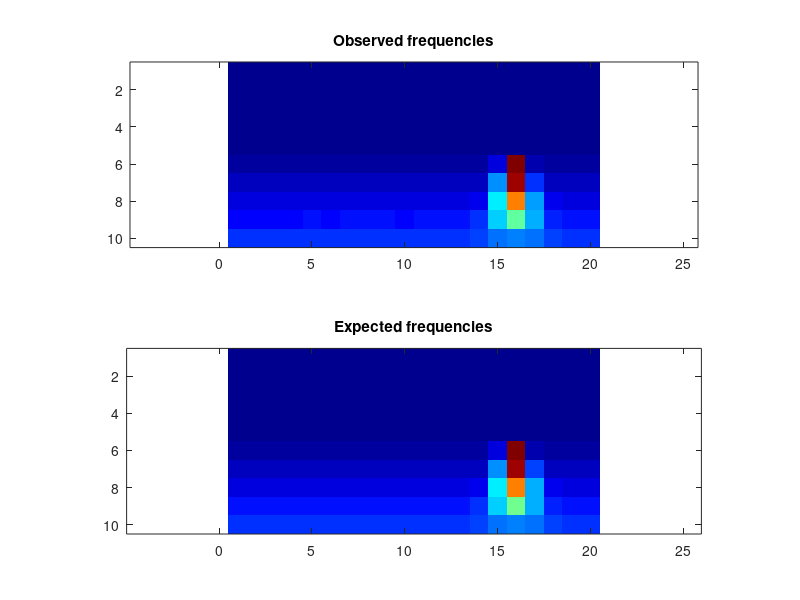

This chart was generated by the following MATLAB code:
obsFrequencies = [ 0, 0, 0, 0, 0, 0, 0, 0, 0, 0, 0, 0, 0, 0, 0, 0, 0, 0, 0, 0; 0, 0, 0, 0, 0, 0, 0, 0, 0, 0, 0, 0, 0, 0, 0, 0, 0, 0, 0, 0; 0, 0, 0, 0, 0, 0, 0, 0, 0, 0, 0, 0, 0, 0, 0, 0, 0, 0, 0, 0; 0, 0, 0, 0, 0, 0, 0, 0, 0, 0, 0, 0, 0, 0, 0, 0, 0, 0, 0, 0; 0, 0, 0, 0, 0, 0, 0, 0, 0, 0, 0, 0, 0, 0, 0, 0, 0, 0, 0, 0; 1152, 1223, 1208, 1130, 1243, 1226, 1198, 1179, 1242, 1262, 1177, 1163, 1183, 1189, 6108, 67056, 3088, 1264, 1210, 1226; 3723, 3587, 3537, 3618, 3596, 3591, 3535, 3555, 3658, 3537, 3654, 3642, 3577, 3558, 16805, 64079, 11409, 3660, 3735, 3641; 6078, 6141, 5989, 5909, 5987, 5921, 5979, 5987, 5915, 6044, 5979, 5886, 5975, 6914, 23337, 49981, 18770, 6584, 5846, 6048; 8283, 8357, 8278, 8351, 8419, 8264, 8413, 8458, 8437, 8338, 8437, 8476, 8521, 10846, 21824, 31373, 19546, 9844, 8653, 8472; 10954, 10863, 10677, 10984, 10755, 10737, 10912, 10897, 10808, 10979, 10729, 10804, 11263, 12481, 15084, 16428, 14760, 12288, 11258, 11042 ];
expFrequencies = [ 0, 0, 0, 0, 0, 0, 0, 0, 0, 0, 0, 0, 0, 0, 0, 0, 0, 0, 0, 0; 0, 0, 0, 0, 0, 0, 0, 0, 0, 0, 0, 0, 0, 0, 0, 0, 0, 0, 0, 0; 0, 0, 0, 0, 0, 0, 0, 0, 0, 0, 0, 0, 0, 0, 0, 0, 0, 0, 0, 0; 0, 0, 0, 0, 0, 0, 0, 0, 0, 0, 0, 0, 0, 0, 0, 0, 0, 0, 0, 0; 0, 0, 0, 0, 0, 0, 0, 0, 0, 0, 0, 0, 0, 0, 0, 0, 0, 0, 0, 0; 1200, 1200, 1200, 1200, 1200, 1200, 1200, 1200, 1200, 1200, 1200, 1200, 1200, 1200.37, 6077.55, 66982, 3087.4, 1200.06, 1200, 1200; 3600, 3600, 3600, 3600, 3600, 3600, 3600, 3600, 3600, 3600, 3600, 3600, 3600.03, 3674.52, 16800.8, 64151.5, 11567.2, 3628.99, 3600.01, 3600; 6000, 6000, 6000, 6000, 6000, 6000, 6000, 6000, 6000, 6000, 6000, 6000.02, 6007.75, 6840.03, 23291.2, 49896.5, 18847.5, 6479.69, 6003.68, 6000.01; 8400.1, 8400, 8400, 8400, 8400, 8400, 8400, 8400, 8400, 8400.01, 8400.17, 8405.75, 8551.71, 10679.5, 21731.2, 31611.3, 19590.4, 10046.2, 8499.15, 8403.57; 10826.4, 10811.5, 10806.1, 10804.1, 10803.3, 10803.1, 10803.4, 10804.3, 10806.7, 10812.7, 10830.2, 10904.5, 11246.6, 12509.5, 15073.6, 16523.9, 14699.2, 12247.9, 11165, 10886.5 ];
colormap(jet);
clf; subplot(2,1,1);
imagesc(obsFrequencies);
title('Observed frequencies');
axis equal;
subplot(2,1,2);
imagesc(expFrequencies);
axis equal;
title('Expected frequencies');
